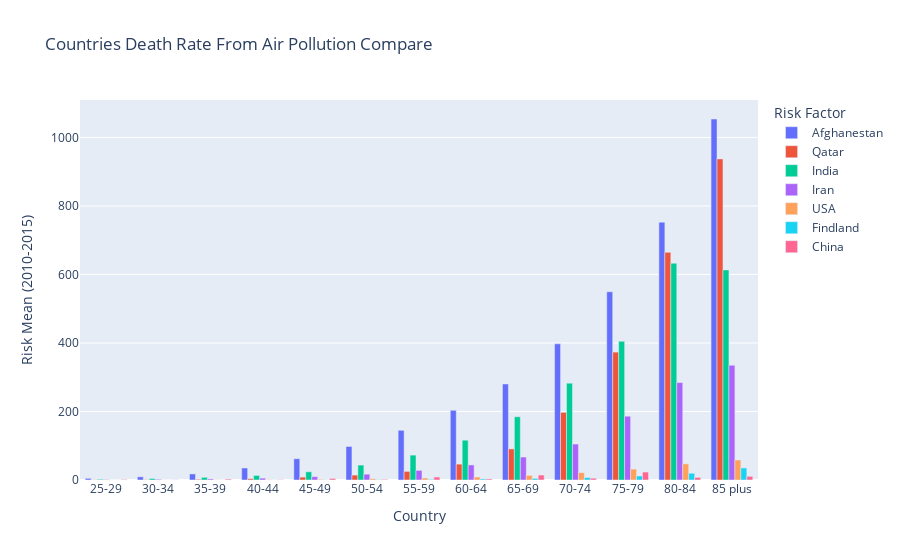

The notebook cell this image was saved under:
### Code cell
fig_data = []
for name, code in l.items():

    country_states = (
        df[(df.location_clean == code)]
        .groupby(["location", "location_clean", "age"])
        .agg(
            val_sum=("val", "sum"),
            val_mean=("val", "mean"),
            val_first=("val", "min"),
            val_max=("val", "max"),
        )
        .sort_values(
            by="age", key=lambda x: x.str.split(" ", expand=True)[0].astype("int")
        )
        .reset_index()
    )
    fig_data.append(go.Bar(name=name, x=x_axis_label, y=country_states.val_mean))
# Change the bar mode
fig = go.Figure(data=fig_data)
fig.update_layout(
    barmode="group",
    xaxis_title="Country",
    yaxis_title="Risk Mean (2010-2015)",
    legend_title="Risk Factor",
    title="Countries Death Rate From Air Pollution Compare",
)
fig.write_html("q4countrydeathreate.html")
fig.show()

### Figure 1 — Plotly figure (JSON) as saved in the notebook; plotly's stock layout.template omitted (floating-point values rounded to 4 significant figures)
{"data": [{"name": "Afghanestan", "type": "bar", "x": ["25-29", "30-34", "35-39", "40-44", "45-49", "50-54", "55-59", "60-64", "65-69", "70-74", "75-79", "80-84", "85 plus"], "y": [4.941, 9.362, 17.76, 35.08, 62.09, 97.95, 145.0, 203.5, 280.3, 397.5, 549.5, 752.8, 1054.0]}, {"name": "Qatar", "type": "bar", "x": ["25-29", "30-34", "35-39", "40-44", "45-49", "50-54", "55-59", "60-64", "65-69", "70-74", "75-79", "80-84", "85 plus"], "y": [0.576, 1.021, 2.04, 3.849, 8.466, 14.33, 25.13, 46.32, 90.74, 197.6, 373.4, 664.6, 937.5]}, {"name": "India", "type": "bar", "x": ["25-29", "30-34", "35-39", "40-44", "45-49", "50-54", "55-59", "60-64", "65-69", "70-74", "75-79", "80-84", "85 plus"], "y": [2.205, 4.279, 7.677, 13.31, 23.96, 43.51, 72.67, 116.2, 184.7, 282.6, 404.9, 632.9, 613.4]}, {"name": "Iran", "type": "bar", "x": ["25-29", "30-34", "35-39", "40-44", "45-49", "50-54", "55-59", "60-64", "65-69", "70-74", "75-79", "80-84", "85 plus"], "y": [1.391, 2.093, 3.139, 5.411, 9.672, 17.04, 28.03, 43.94, 66.98, 104.9, 186.2, 284.5, 335.0]}, {"name": "USA", "type": "bar", "x": ["25-29", "30-34", "35-39", "40-44", "45-49", "50-54", "55-59", "60-64", "65-69", "70-74", "75-79", "80-84", "85 plus"], "y": [0.1311, 0.2609, 0.4845, 0.9613, 1.854, 3.522, 5.725, 8.775, 13.41, 21.39, 31.84, 47.13, 58.44]}, {"name": "Findland", "type": "bar", "x": ["25-29", "30-34", "35-39", "40-44", "45-49", "50-54", "55-59", "60-64", "65-69", "70-74", "75-79", "80-84", "85 plus"], "y": [0.03628, 0.06072, 0.1317, 0.2521, 0.5063, 0.9543, 1.777, 3.04, 4.658, 7.17, 11.78, 19.75, 35.26]}, {"name": "China", "type": "bar", "x": ["25-29", "30-34", "35-39", "40-44", "45-49", "50-54", "55-59", "60-64", "65-69", "70-74", "75-79", "80-84", "85 plus"], "y": [1.416, 0.3228, 2.641, 0.8046, 4.509, 1.775, 8.619, 3.163, 14.5, 5.223, 23.18, 7.536, 10.65, 38.95, 69.71, 15.54, 24.15, 117.8, 41.45, 217.3, 68.5, 367.7, 116.2, 644.0, 839.2, 202.7]}], "layout": {"barmode": "group", "legend": {"title": {"text": "Risk Factor"}}, "title": {"text": "Countries Death Rate From Air Pollution Compare"}, "xaxis": {"title": {"text": "Country"}}, "yaxis": {"title": {"text": "Risk Mean (2010-2015)"}}}}
